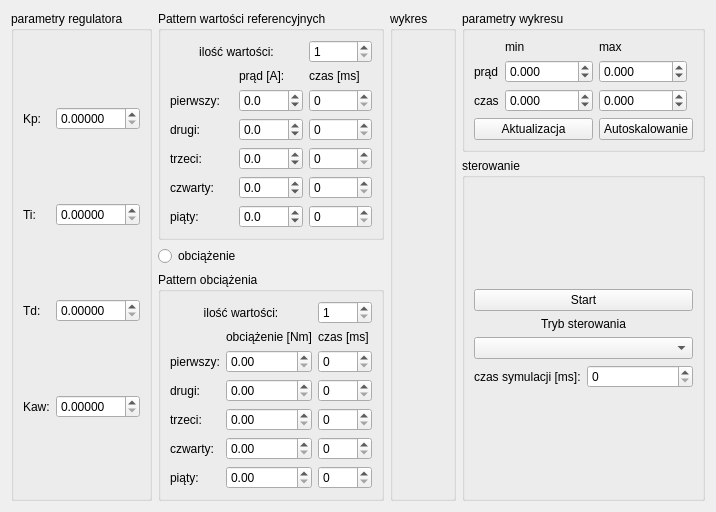
       <widget class="QWidget" name="prad">
        <attribute name="title">
         <string>prąd</string>
        </attribute>
        <layout class="QGridLayout" name="gridLayout_39">
         <item row="1" column="3" rowspan="3">
          <widget class="QGroupBox" name="groupBox_6">
           <property name="title">
            <string>sterowanie</string>
           </property>
           <layout class="QGridLayout" name="gridLayout_7">
            <item row="6" column="0">
             <spacer name="verticalSpacer_2">
              <property name="orientation">
               <enum>Qt::Vertical</enum>
              </property>
              <property name="sizeHint" stdset="0">
               <size>
                <width>20</width>
                <height>40</height>
               </size>
              </property>
             </spacer>
            </item>
            <item row="2" column="0" colspan="2">
             <widget class="QLabel" name="label_14">
              <property name="text">
               <string>Tryb sterowania</string>
              </property>
              <property name="alignment">
               <set>Qt::AlignCenter</set>
              </property>
             </widget>
            </item>
            <item row="3" column="0" colspan="2">
             <widget class="QComboBox" name="trybSter"/>
            </item>
            <item row="0" column="1">
             <spacer name="verticalSpacer">
              <property name="orientation">
               <enum>Qt::Vertical</enum>
              </property>
              <property name="sizeHint" stdset="0">
               <size>
                <width>20</width>
                <height>40</height>
               </size>
              </property>
             </spacer>
            </item>
            <item row="4" column="0">
             <widget class="QLabel" name="label_13">
              <property name="maximumSize">
               <size>
                <width>140</width>
                <height>16777215</height>
               </size>
              </property>
              <property name="text">
               <string>czas symulacji [ms]:</string>
              </property>
             </widget>
            </item>
            <item row="4" column="1">
             <widget class="QSpinBox" name="valueCurrTs">
              <property name="maximum">
               <number>5000</number>
              </property>
             </widget>
            </item>
            <item row="1" column="0" colspan="2">
             <widget class="QPushButton" name="przyciskStart">
              <property name="text">
               <string>Start</string>
              </property>
             </widget>
            </item>
           </layout>
          </widget>
         </item>
         <item row="0" column="1" rowspan="2">
          <widget class="QGroupBox" name="groupBox_12">
           <property name="title">
            <string>Pattern wartości referencyjnych</string>
           </property>
           <layout class="QGridLayout" name="gridLayout_37">
            <item row="2" column="0">
             <widget class="QLabel" name="label_6">
              <property name="sizePolicy">
               <sizepolicy hsizetype="Preferred" vsizetype="Expanding">
                <horstretch>0</horstretch>
                <verstretch>0</verstretch>
               </sizepolicy>
              </property>
              <property name="maximumSize">
               <size>
                <width>120</width>
                <height>16777215</height>
               </size>
              </property>
              <property name="text">
               <string>pierwszy:</string>
              </property>
             </widget>
            </item>
            <item row="6" column="0">
             <widget class="QLabel" name="label_120">
              <property name="sizePolicy">
               <sizepolicy hsizetype="Preferred" vsizetype="Expanding">
                <horstretch>0</horstretch>
                <verstretch>0</verstretch>
               </sizepolicy>
              </property>
              <property name="maximumSize">
               <size>
                <width>120</width>
                <height>16777215</height>
               </size>
              </property>
              <property name="text">
               <string>piąty:</string>
              </property>
             </widget>
            </item>
            <item row="5" column="2">
             <widget class="QSpinBox" name="refCurrTime4">
              <property name="maximum">
               <number>1000</number>
              </property>
             </widget>
            </item>
            <item row="6" column="2">
             <widget class="QSpinBox" name="refCurrTime5">
              <property name="maximum">
               <number>1000</number>
              </property>
             </widget>
            </item>
            <item row="1" column="2">
             <widget class="QLabel" name="label_134">
              <property name="text">
               <string>czas [ms]</string>
              </property>
             </widget>
            </item>
            <item row="6" column="1">
             <widget class="QDoubleSpinBox" name="valueCurrRef5">
              <property name="decimals">
               <number>1</number>
              </property>
              <property name="minimum">
               <double>-3.000000000000000</double>
              </property>
              <property name="maximum">
               <double>3.000000000000000</double>
              </property>
             </widget>
            </item>
            <item row="4" column="1">
             <widget class="QDoubleSpinBox" name="valueCurrRef3">
              <property name="decimals">
               <number>1</number>
              </property>
              <property name="minimum">
               <double>-3.000000000000000</double>
              </property>
              <property name="maximum">
               <double>3.000000000000000</double>
              </property>
             </widget>
            </item>
            <item row="4" column="2">
             <widget class="QSpinBox" name="refCurrTime3">
              <property name="maximum">
               <number>1000</number>
              </property>
             </widget>
            </item>
            <item row="5" column="1">
             <widget class="QDoubleSpinBox" name="valueCurrRef4">
              <property name="decimals">
               <number>1</number>
              </property>
              <property name="minimum">
               <double>-3.000000000000000</double>
              </property>
              <property name="maximum">
               <double>3.000000000000000</double>
              </property>
             </widget>
            </item>
            <item row="1" column="1">
             <widget class="QLabel" name="label_133">
              <property name="text">
               <string>prąd [A]:</string>
              </property>
             </widget>
            </item>
            <item row="4" column="0">
             <widget class="QLabel" name="label_118">
              <property name="sizePolicy">
               <sizepolicy hsizetype="Preferred" vsizetype="Expanding">
                <horstretch>0</horstretch>
                <verstretch>0</verstretch>
               </sizepolicy>
              </property>
              <property name="maximumSize">
               <size>
                <width>120</width>
                <height>16777215</height>
               </size>
              </property>
              <property name="text">
               <string>trzeci:</string>
              </property>
             </widget>
            </item>
            <item row="2" column="1">
             <widget class="QDoubleSpinBox" name="valueCurrRef">
              <property name="decimals">
               <number>1</number>
              </property>
              <property name="minimum">
               <double>-3.000000000000000</double>
              </property>
              <property name="maximum">
               <double>3.000000000000000</double>
              </property>
             </widget>
            </item>
            <item row="3" column="1">
             <widget class="QDoubleSpinBox" name="valueCurrRef2">
              <property name="decimals">
               <number>1</number>
              </property>
              <property name="minimum">
               <double>-3.000000000000000</double>
              </property>
              <property name="maximum">
               <double>3.000000000000000</double>
              </property>
             </widget>
            </item>
            <item row="3" column="0">
             <widget class="QLabel" name="label_117">
              <property name="sizePolicy">
               <sizepolicy hsizetype="Preferred" vsizetype="Expanding">
                <horstretch>0</horstretch>
                <verstretch>0</verstretch>
               </sizepolicy>
              </property>
              <property name="maximumSize">
               <size>
                <width>120</width>
                <height>16777215</height>
               </size>
              </property>
              <property name="text">
               <string>drugi:</string>
              </property>
             </widget>
            </item>
            <item row="2" column="2">
             <widget class="QSpinBox" name="refCurrTime">
              <property name="maximum">
               <number>1000</number>
              </property>
             </widget>
            </item>
            <item row="3" column="2">
             <widget class="QSpinBox" name="refCurrTime2">
              <property name="maximum">
               <number>1000</number>
              </property>
             </widget>
            </item>
            <item row="5" column="0">
             <widget class="QLabel" name="label_119">
              <property name="sizePolicy">
               <sizepolicy hsizetype="Preferred" vsizetype="Expanding">
                <horstretch>0</horstretch>
                <verstretch>0</verstretch>
               </sizepolicy>
              </property>
              <property name="maximumSize">
               <size>
                <width>120</width>
                <height>16777215</height>
               </size>
              </property>
              <property name="text">
               <string>czwarty:</string>
              </property>
             </widget>
            </item>
            <item row="0" column="2">
             <widget class="QSpinBox" name="numberRefValueCurr">
              <property name="minimum">
               <number>1</number>
              </property>
              <property name="maximum">
               <number>5</number>
              </property>
             </widget>
            </item>
            <item row="0" column="0" colspan="2">
             <widget class="QLabel" name="label_59">
              <property name="text">
               <string>ilość wartości:</string>
              </property>
              <property name="alignment">
               <set>Qt::AlignCenter</set>
              </property>
             </widget>
            </item>
           </layout>
          </widget>
         </item>
         <item row="0" column="2" rowspan="4">
          <widget class="QGroupBox" name="groupBox_8">
           <property name="title">
            <string>wykres</string>
           </property>
          </widget>
         </item>
         <item row="0" column="0" rowspan="4">
          <widget class="QGroupBox" name="groupBox_3">
           <property name="title">
            <string>parametry regulatora</string>
           </property>
           <layout class="QGridLayout" name="gridLayout_5">
            <item row="2" column="1">
             <widget class="QDoubleSpinBox" name="valueCurrTi">
              <property name="decimals">
               <number>5</number>
              </property>
              <property name="maximum">
               <double>999.000000000000000</double>
              </property>
             </widget>
            </item>
            <item row="0" column="0">
             <widget class="QLabel" name="label">
              <property name="maximumSize">
               <size>
                <width>120</width>
                <height>16777215</height>
               </size>
              </property>
              <property name="text">
               <string>Kp:</string>
              </property>
             </widget>
            </item>
            <item row="3" column="1">
             <widget class="QDoubleSpinBox" name="valueCurrTd">
              <property name="decimals">
               <number>5</number>
              </property>
              <property name="maximum">
               <double>999.000000000000000</double>
              </property>
             </widget>
            </item>
            <item row="4" column="0">
             <widget class="QLabel" name="label_5">
              <property name="maximumSize">
               <size>
                <width>167772</width>
                <height>16777215</height>
               </size>
              </property>
              <property name="text">
               <string>Kaw:</string>
              </property>
             </widget>
            </item>
            <item row="3" column="0">
             <widget class="QLabel" name="label_3">
              <property name="maximumSize">
               <size>
                <width>167772</width>
                <height>16777215</height>
               </size>
              </property>
              <property name="text">
               <string>Td:</string>
              </property>
             </widget>
            </item>
            <item row="0" column="1">
             <widget class="QDoubleSpinBox" name="valueCurrKp">
              <property name="maximumSize">
               <size>
                <width>120</width>
                <height>16777215</height>
               </size>
              </property>
              <property name="decimals">
               <number>5</number>
              </property>
              <property name="maximum">
               <double>999.000000000000000</double>
              </property>
             </widget>
            </item>
            <item row="4" column="1">
             <widget class="QDoubleSpinBox" name="valueCurrKw">
              <property name="decimals">
               <number>5</number>
              </property>
              <property name="maximum">
               <double>999.000000000000000</double>
              </property>
             </widget>
            </item>
            <item row="2" column="0">
             <widget class="QLabel" name="label_2">
              <property name="maximumSize">
               <size>
                <width>167772</width>
                <height>16777215</height>
               </size>
              </property>
              <property name="text">
               <string>Ti:</string>
              </property>
             </widget>
            </item>
           </layout>
          </widget>
         </item>
         <item row="0" column="3">
          <widget class="QGroupBox" name="groupBox_4">
           <property name="title">
            <string>parametry wykresu</string>
           </property>
           <layout class="QGridLayout" name="gridLayout_8">
            <item row="5" column="0" colspan="2">
             <widget class="QPushButton" name="przyciskAktu">
              <property name="text">
               <string>Aktualizacja</string>
              </property>
             </widget>
            </item>
            <item row="5" column="2" colspan="2">
             <widget class="QPushButton" name="przyciskAuto">
              <property name="text">
               <string>Autoskalowanie</string>
              </property>
             </widget>
            </item>
            <item row="2" column="0">
             <widget class="QLabel" name="label_10">
              <property name="text">
               <string>prąd</string>
              </property>
             </widget>
            </item>
            <item row="3" column="0">
             <widget class="QLabel" name="label_11">
              <property name="text">
               <string>czas</string>
              </property>
             </widget>
            </item>
            <item row="1" column="2">
             <widget class="QLabel" name="label_8">
              <property name="text">
               <string>max</string>
              </property>
             </widget>
            </item>
            <item row="1" column="1">
             <widget class="QLabel" name="label_7">
              <property name="text">
               <string>min</string>
              </property>
             </widget>
            </item>
            <item row="2" column="1">
             <widget class="QDoubleSpinBox" name="minPrad">
              <property name="decimals">
               <number>3</number>
              </property>
              <property name="minimum">
               <double>-10000.000000000000000</double>
              </property>
              <property name="maximum">
               <double>10000.000000000000000</double>
              </property>
             </widget>
            </item>
            <item row="3" column="1">
             <widget class="QDoubleSpinBox" name="minCzas">
              <property name="decimals">
               <number>3</number>
              </property>
              <property name="minimum">
               <double>-10000.000000000000000</double>
              </property>
              <property name="maximum">
               <double>10000.000000000000000</double>
              </property>
             </widget>
            </item>
            <item row="2" column="2">
             <widget class="QDoubleSpinBox" name="maxPrad">
              <property name="decimals">
               <number>3</number>
              </property>
              <property name="minimum">
               <double>-10000.000000000000000</double>
              </property>
              <property name="maximum">
               <double>10000.000000000000000</double>
              </property>
             </widget>
            </item>
            <item row="3" column="2">
             <widget class="QDoubleSpinBox" name="maxCzas">
              <property name="decimals">
               <number>3</number>
              </property>
              <property name="minimum">
               <double>-10000.000000000000000</double>
              </property>
              <property name="maximum">
               <double>10000.000000000000000</double>
              </property>
             </widget>
            </item>
           </layout>
          </widget>
         </item>
         <item row="3" column="1">
          <widget class="QGroupBox" name="groupBox_21">
           <property name="title">
            <string>Pattern obciążenia</string>
           </property>
           <layout class="QGridLayout" name="gridLayout_38">
            <item row="6" column="2">
             <widget class="QSpinBox" name="motorLoadCurrTime5">
              <property name="maximum">
               <number>1000</number>
              </property>
             </widget>
            </item>
            <item row="5" column="0">
             <widget class="QLabel" name="label_123">
              <property name="sizePolicy">
               <sizepolicy hsizetype="Preferred" vsizetype="Expanding">
                <horstretch>0</horstretch>
                <verstretch>0</verstretch>
               </sizepolicy>
              </property>
              <property name="text">
               <string>czwarty:</string>
              </property>
             </widget>
            </item>
            <item row="1" column="2">
             <widget class="QLabel" name="label_136">
              <property name="text">
               <string>czas [ms]</string>
              </property>
             </widget>
            </item>
            <item row="3" column="2">
             <widget class="QSpinBox" name="motorLoadCurrTime2">
              <property name="maximum">
               <number>1000</number>
              </property>
             </widget>
            </item>
            <item row="5" column="2">
             <widget class="QSpinBox" name="motorLoadCurrTime4">
              <property name="maximum">
               <number>1000</number>
              </property>
             </widget>
            </item>
            <item row="1" column="1">
             <widget class="QLabel" name="label_135">
              <property name="text">
               <string>obciążenie [Nm]</string>
              </property>
             </widget>
            </item>
            <item row="2" column="2">
             <widget class="QSpinBox" name="motorLoadCurrTime">
              <property name="maximum">
               <number>1000</number>
              </property>
             </widget>
            </item>
            <item row="6" column="0">
             <widget class="QLabel" name="label_124">
              <property name="sizePolicy">
               <sizepolicy hsizetype="Preferred" vsizetype="Expanding">
                <horstretch>0</horstretch>
                <verstretch>0</verstretch>
               </sizepolicy>
              </property>
              <property name="text">
               <string>piąty:</string>
              </property>
             </widget>
            </item>
            <item row="4" column="2">
             <widget class="QSpinBox" name="motorLoadCurrTime3">
              <property name="maximum">
               <number>1000</number>
              </property>
             </widget>
            </item>
            <item row="2" column="0">
             <widget class="QLabel" name="label_40">
              <property name="sizePolicy">
               <sizepolicy hsizetype="Preferred" vsizetype="Expanding">
                <horstretch>0</horstretch>
                <verstretch>0</verstretch>
               </sizepolicy>
              </property>
              <property name="text">
               <string>pierwszy:</string>
              </property>
             </widget>
            </item>
            <item row="3" column="0">
             <widget class="QLabel" name="label_121">
              <property name="sizePolicy">
               <sizepolicy hsizetype="Preferred" vsizetype="Expanding">
                <horstretch>0</horstretch>
                <verstretch>0</verstretch>
               </sizepolicy>
              </property>
              <property name="text">
               <string>drugi:</string>
              </property>
             </widget>
            </item>
            <item row="4" column="0">
             <widget class="QLabel" name="label_122">
              <property name="sizePolicy">
               <sizepolicy hsizetype="Preferred" vsizetype="Expanding">
                <horstretch>0</horstretch>
                <verstretch>0</verstretch>
               </sizepolicy>
              </property>
              <property name="text">
               <string>trzeci:</string>
              </property>
             </widget>
            </item>
            <item row="0" column="2">
             <widget class="QSpinBox" name="numberLoadValueCurr">
              <property name="minimum">
               <number>1</number>
              </property>
              <property name="maximum">
               <number>5</number>
              </property>
             </widget>
            </item>
            <item row="0" column="0" colspan="2">
             <widget class="QLabel" name="label_64">
              <property name="text">
               <string>ilość wartości:</string>
              </property>
              <property name="alignment">
               <set>Qt::AlignCenter</set>
              </property>
             </widget>
            </item>
            <item row="2" column="1">
             <widget class="QDoubleSpinBox" name="motorLoadCurr"/>
            </item>
            <item row="3" column="1">
             <widget class="QDoubleSpinBox" name="motorLoadCurr2"/>
            </item>
            <item row="4" column="1">
             <widget class="QDoubleSpinBox" name="motorLoadCurr3"/>
            </item>
            <item row="5" column="1">
             <widget class="QDoubleSpinBox" name="motorLoadCurr4"/>
            </item>
            <item row="6" column="1">
             <widget class="QDoubleSpinBox" name="motorLoadCurr5"/>
            </item>
           </layout>
          </widget>
         </item>
         <item row="2" column="1">
          <widget class="QRadioButton" name="SwitchLoadMotor">
           <property name="text">
            <string>obciążenie</string>
           </property>
          </widget>
         </item>
        </layout>
       </widget>
